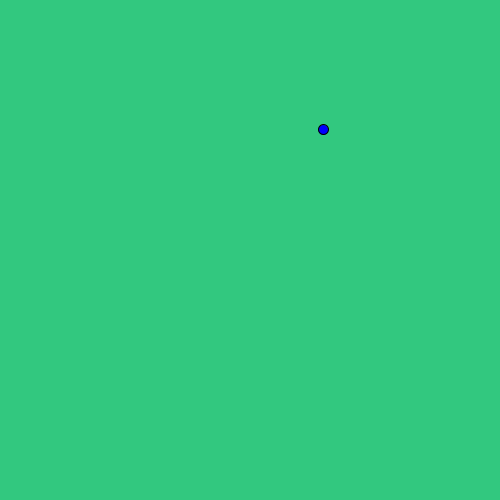
Frame 1 (no input)
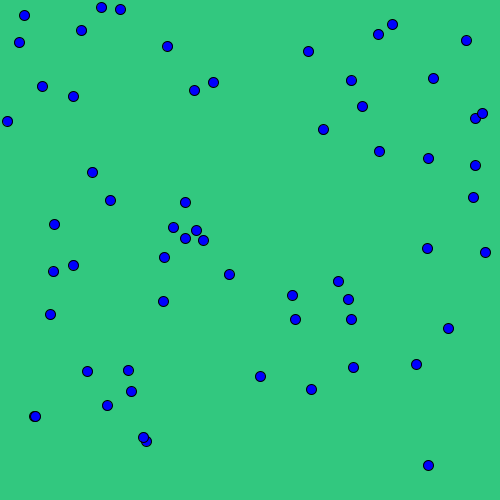
Frame 60 (the mouse pressed at the canvas centre just before this capture)
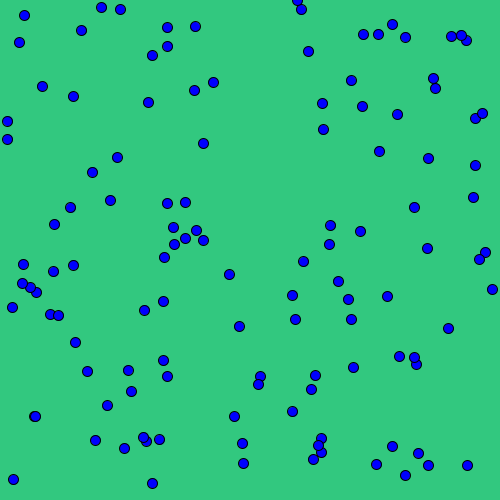
Frame 120 (the mouse held since frame 60 and released just before this capture)

The Processing sketch that drew these frames (run headless with seeded random() and noise(); from frame 60 on, the mouse is pressed at the canvas centre):

// Processing sketch: processing_185693
// ── processing_185693.pde

void setup() {
  size(500,500);
  background(50, 200, 127);
}

void draw() {
  fill(0,0,255);
  ellipse(random(500),random(500),10,10);
}

void mouseClicked() {
  background(50, 200, 127);
}
